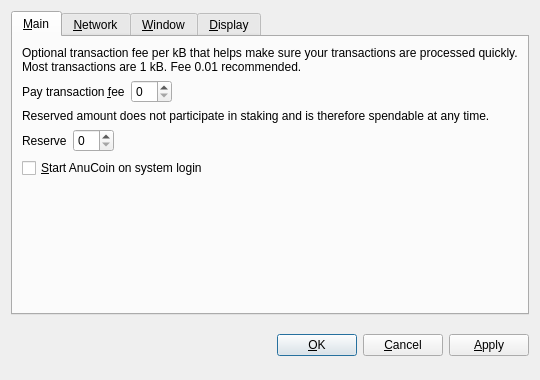
<?xml version="1.0" encoding="UTF-8"?>
<ui version="4.0">
 <class>OptionsDialog</class>
 <widget class="QDialog" name="OptionsDialog">
  <property name="geometry">
   <rect>
    <x>0</x>
    <y>0</y>
    <width>540</width>
    <height>380</height>
   </rect>
  </property>
  <property name="windowTitle">
   <string>Options</string>
  </property>
  <property name="modal">
   <bool>true</bool>
  </property>
  <layout class="QVBoxLayout" name="verticalLayout">
   <item>
    <widget class="QTabWidget" name="tabWidget">
     <property name="tabPosition">
      <enum>QTabWidget::North</enum>
     </property>
     <property name="currentIndex">
      <number>0</number>
     </property>
     <widget class="QWidget" name="tabMain">
      <attribute name="title">
       <string>&amp;Main</string>
      </attribute>
      <layout class="QGridLayout" name="gridLayout">
       <item row="0" column="0" colspan="2">
        <widget class="QLabel" name="transactionFeeInfoLabel">
         <property name="text">
          <string>Optional transaction fee per kB that helps make sure your transactions are processed quickly. Most transactions are 1 kB. Fee 0.01 recommended.</string>
         </property>
         <property name="textFormat">
          <enum>Qt::PlainText</enum>
         </property>
         <property name="wordWrap">
          <bool>true</bool>
         </property>
        </widget>
       </item>
       <item row="1" column="0">
        <layout class="QHBoxLayout" name="horizontalLayoutFee">
         <item>
          <widget class="QLabel" name="transactionFeeLabel">
           <property name="text">
            <string>Pay transaction &amp;fee</string>
           </property>
           <property name="textFormat">
            <enum>Qt::PlainText</enum>
           </property>
           <property name="buddy">
            <cstring>transactionFee</cstring>
           </property>
          </widget>
         </item>
         <item>
          <widget class="BitcoinAmountField" name="transactionFee"/>
         </item>
         <item>
          <spacer name="horizontalSpacerFee">
           <property name="orientation">
            <enum>Qt::Horizontal</enum>
           </property>
           <property name="sizeHint" stdset="0">
            <size>
             <width>40</width>
             <height>20</height>
            </size>
           </property>
          </spacer>
         </item>
        </layout>
       </item>
       <item row="2" column="0" colspan="2">
        <widget class="QLabel" name="reserveBalanceInfoLabel">
         <property name="text">
          <string>Reserved amount does not participate in staking and is therefore spendable at any time.</string>
         </property>
         <property name="textFormat">
          <enum>Qt::PlainText</enum>
         </property>
         <property name="wordWrap">
          <bool>true</bool>
         </property>
        </widget>
       </item>
       <item row="3" column="0">
        <layout class="QHBoxLayout" name="horizontalLayoutReserveBalance">
         <item>
          <widget class="QLabel" name="reserveBalanceLabel">
           <property name="text">
            <string>Reserve</string>
           </property>
           <property name="textFormat">
            <enum>Qt::PlainText</enum>
           </property>
           <property name="buddy">
            <cstring>reserveBalance</cstring>
           </property>
          </widget>
         </item>
         <item>
          <widget class="BitcoinAmountField" name="reserveBalance"/>
         </item>
         <item>
          <spacer name="horizontalSpacerReserveBalance">
           <property name="orientation">
            <enum>Qt::Horizontal</enum>
           </property>
           <property name="sizeHint" stdset="0">
            <size>
             <width>40</width>
             <height>20</height>
            </size>
           </property>
          </spacer>
         </item>
        </layout>
       </item>
       <item row="4" column="0">
        <widget class="QCheckBox" name="bitcoinAtStartup">
         <property name="toolTip">
          <string>Automatically start AnuCoin after logging in to the system.</string>
         </property>
         <property name="text">
          <string>&amp;Start AnuCoin on system login</string>
         </property>
        </widget>
       </item>
       <item row="5" column="0">
        <spacer name="verticalSpacer_Main">
         <property name="orientation">
          <enum>Qt::Vertical</enum>
         </property>
         <property name="sizeHint" stdset="0">
          <size>
           <width>20</width>
           <height>40</height>
          </size>
         </property>
        </spacer>
       </item>
      </layout>
     </widget>
     <widget class="QWidget" name="tabNetwork">
      <attribute name="title">
       <string>&amp;Network</string>
      </attribute>
      <layout class="QVBoxLayout" name="verticalLayout_Network">
       <item>
        <widget class="QCheckBox" name="mapPortUpnp">
         <property name="toolTip">
          <string>Automatically open the AnuCoin client port on the router. This only works when your router supports UPnP and it is enabled.</string>
         </property>
         <property name="text">
          <string>Map port using &amp;UPnP</string>
         </property>
        </widget>
       </item>
       <item>
        <widget class="QCheckBox" name="connectSocks">
         <property name="toolTip">
          <string>Connect to the AnuCoin network through a SOCKS5 proxy (e.g. when connecting through Tor).</string>
         </property>
         <property name="text">
          <string>&amp;Connect through SOCKS5 proxy:</string>
         </property>
        </widget>
       </item>
       <item>
        <layout class="QHBoxLayout" name="horizontalLayout_Network">
         <item>
          <widget class="QLabel" name="proxyIpLabel">
           <property name="text">
            <string>Proxy &amp;IP:</string>
           </property>
           <property name="textFormat">
            <enum>Qt::PlainText</enum>
           </property>
           <property name="buddy">
            <cstring>proxyIp</cstring>
           </property>
          </widget>
         </item>
         <item>
          <widget class="QValidatedLineEdit" name="proxyIp">
           <property name="maximumSize">
            <size>
             <width>140</width>
             <height>16777215</height>
            </size>
           </property>
           <property name="toolTip">
            <string>IP address of the proxy (e.g. 127.0.0.1)</string>
           </property>
          </widget>
         </item>
         <item>
          <widget class="QLabel" name="proxyPortLabel">
           <property name="text">
            <string>&amp;Port:</string>
           </property>
           <property name="textFormat">
            <enum>Qt::PlainText</enum>
           </property>
           <property name="buddy">
            <cstring>proxyPort</cstring>
           </property>
          </widget>
         </item>
         <item>
          <widget class="QLineEdit" name="proxyPort">
           <property name="maximumSize">
            <size>
             <width>55</width>
             <height>16777215</height>
            </size>
           </property>
           <property name="toolTip">
            <string>Port of the proxy (e.g. 9050)</string>
           </property>
          </widget>
         </item>
         <item>
          <spacer name="horizontalSpacer_Network">
           <property name="orientation">
            <enum>Qt::Horizontal</enum>
           </property>
           <property name="sizeHint" stdset="0">
            <size>
             <width>40</width>
             <height>20</height>
            </size>
           </property>
          </spacer>
         </item>
        </layout>
       </item>
       <item>
        <spacer name="verticalSpacer_Network">
         <property name="orientation">
          <enum>Qt::Vertical</enum>
         </property>
         <property name="sizeHint" stdset="0">
          <size>
           <width>20</width>
           <height>40</height>
          </size>
         </property>
        </spacer>
       </item>
      </layout>
     </widget>
     <widget class="QWidget" name="tabWindow">
      <attribute name="title">
       <string>&amp;Window</string>
      </attribute>
      <layout class="QVBoxLayout" name="verticalLayout_Window">
       <item>
        <widget class="QCheckBox" name="minimizeToTray">
         <property name="toolTip">
          <string>Show only a tray icon after minimizing the window.</string>
         </property>
         <property name="text">
          <string>&amp;Minimize to the tray instead of the taskbar</string>
         </property>
        </widget>
       </item>
       <item>
        <widget class="QCheckBox" name="minimizeOnClose">
         <property name="toolTip">
          <string>Minimize instead of exit the application when the window is closed. When this option is enabled, the application will be closed only after selecting Quit in the menu.</string>
         </property>
         <property name="text">
          <string>M&amp;inimize on close</string>
         </property>
        </widget>
       </item>
       <item>
        <spacer name="verticalSpacer_Window">
         <property name="orientation">
          <enum>Qt::Vertical</enum>
         </property>
         <property name="sizeHint" stdset="0">
          <size>
           <width>20</width>
           <height>40</height>
          </size>
         </property>
        </spacer>
       </item>
      </layout>
     </widget>
     <widget class="QWidget" name="tabDisplay">
      <attribute name="title">
       <string>&amp;Display</string>
      </attribute>
      <layout class="QVBoxLayout" name="verticalLayout_Display">
       <item>
        <layout class="QHBoxLayout" name="horizontalLayout_1_Display">
         <item>
          <widget class="QLabel" name="langLabel">
           <property name="text">
            <string>User Interface &amp;language:</string>
           </property>
           <property name="textFormat">
            <enum>Qt::PlainText</enum>
           </property>
           <property name="buddy">
            <cstring>lang</cstring>
           </property>
          </widget>
         </item>
         <item>
          <widget class="QValueComboBox" name="lang">
           <property name="toolTip">
            <string>The user interface language can be set here. This setting will take effect after restarting AnuCoin.</string>
           </property>
          </widget>
         </item>
        </layout>
       </item>
       <item>
        <layout class="QHBoxLayout" name="horizontalLayout_2_Display">
         <item>
          <widget class="QLabel" name="unitLabel">
           <property name="text">
            <string>&amp;Unit to show amounts in:</string>
           </property>
           <property name="textFormat">
            <enum>Qt::PlainText</enum>
           </property>
           <property name="buddy">
            <cstring>unit</cstring>
           </property>
          </widget>
         </item>
         <item>
          <widget class="QValueComboBox" name="unit">
           <property name="toolTip">
            <string>Choose the default subdivision unit to show in the interface and when sending coins.</string>
           </property>
          </widget>
         </item>
        </layout>
       </item>
       <item>
        <widget class="QCheckBox" name="coinControlFeatures">
         <property name="toolTip">
          <string>Whether to show coin control features or not.</string>
         </property>
         <property name="text">
          <string>Display coin &amp;control features</string>
         </property>
        </widget>
       </item>
       <item>
        <spacer name="verticalSpacer_Display">
         <property name="orientation">
          <enum>Qt::Vertical</enum>
         </property>
         <property name="sizeHint" stdset="0">
          <size>
           <width>20</width>
           <height>40</height>
          </size>
         </property>
        </spacer>
       </item>
      </layout>
     </widget>
    </widget>
   </item>
   <item>
    <layout class="QHBoxLayout" name="horizontalLayout_Buttons">
     <item>
      <spacer name="horizontalSpacer_1">
       <property name="orientation">
        <enum>Qt::Horizontal</enum>
       </property>
       <property name="sizeHint" stdset="0">
        <size>
         <width>40</width>
         <height>48</height>
        </size>
       </property>
      </spacer>
     </item>
     <item>
      <widget class="QLabel" name="statusLabel">
       <property name="font">
        <font>
         <weight>75</weight>
         <bold>true</bold>
        </font>
       </property>
       <property name="text">
        <string/>
       </property>
       <property name="textFormat">
        <enum>Qt::PlainText</enum>
       </property>
       <property name="wordWrap">
        <bool>true</bool>
       </property>
      </widget>
     </item>
     <item>
      <spacer name="horizontalSpacer_2">
       <property name="orientation">
        <enum>Qt::Horizontal</enum>
       </property>
       <property name="sizeHint" stdset="0">
        <size>
         <width>40</width>
         <height>48</height>
        </size>
       </property>
      </spacer>
     </item>
     <item>
      <widget class="QPushButton" name="okButton">
       <property name="text">
        <string>&amp;OK</string>
       </property>
      </widget>
     </item>
     <item>
      <widget class="QPushButton" name="cancelButton">
       <property name="text">
        <string>&amp;Cancel</string>
       </property>
       <property name="autoDefault">
        <bool>false</bool>
       </property>
      </widget>
     </item>
     <item>
      <widget class="QPushButton" name="applyButton">
       <property name="text">
        <string>&amp;Apply</string>
       </property>
       <property name="autoDefault">
        <bool>false</bool>
       </property>
      </widget>
     </item>
    </layout>
   </item>
  </layout>
 </widget>
 <customwidgets>
  <customwidget>
   <class>BitcoinAmountField</class>
   <extends>QSpinBox</extends>
   <header>bitcoinamountfield.h</header>
   <container>1</container>
  </customwidget>
  <customwidget>
   <class>QValueComboBox</class>
   <extends>QComboBox</extends>
   <header>qvaluecombobox.h</header>
  </customwidget>
  <customwidget>
   <class>QValidatedLineEdit</class>
   <extends>QLineEdit</extends>
   <header>qvalidatedlineedit.h</header>
  </customwidget>
 </customwidgets>
 <resources/>
 <connections/>
</ui>
